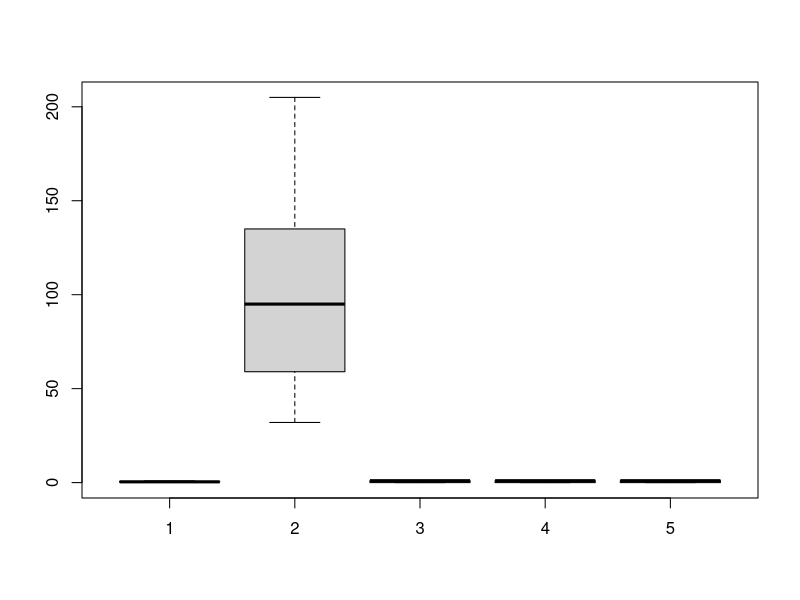
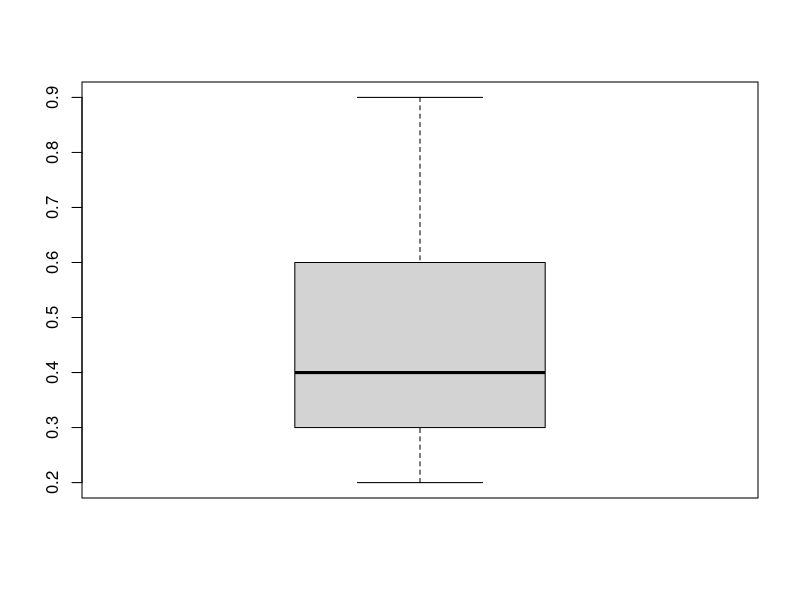
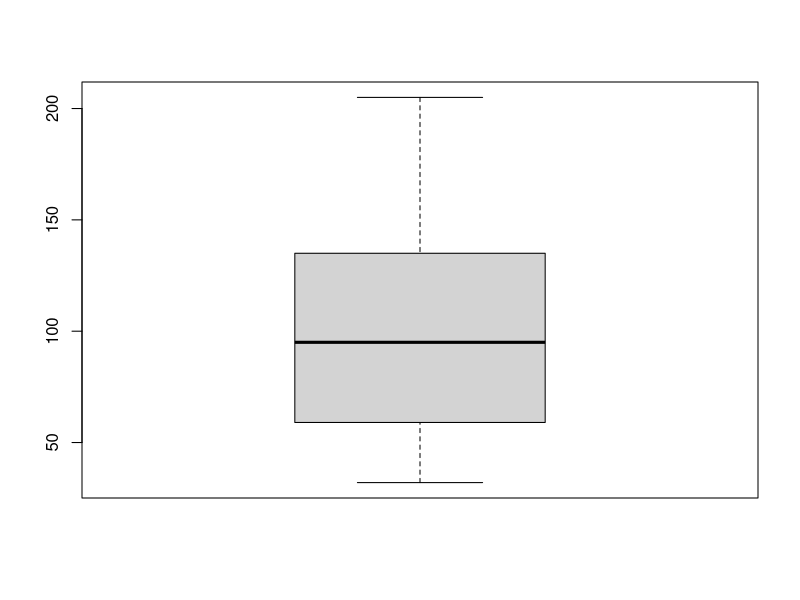
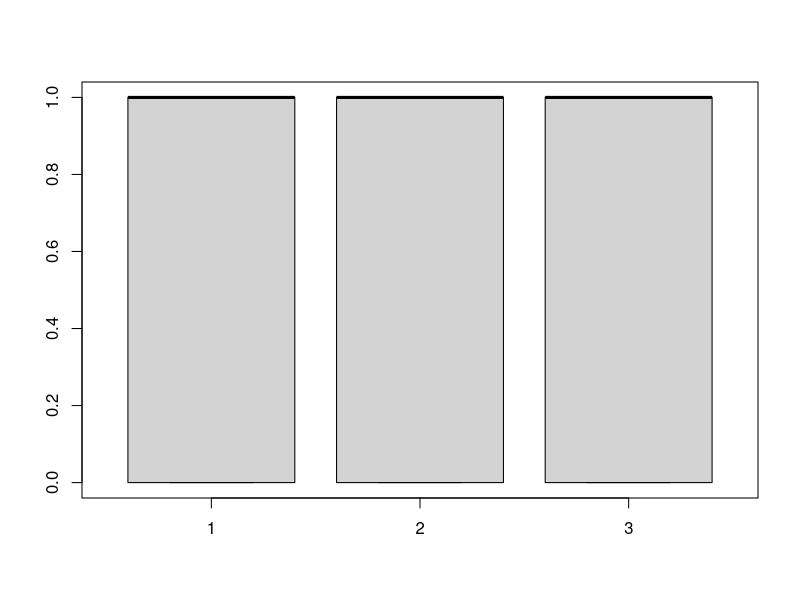
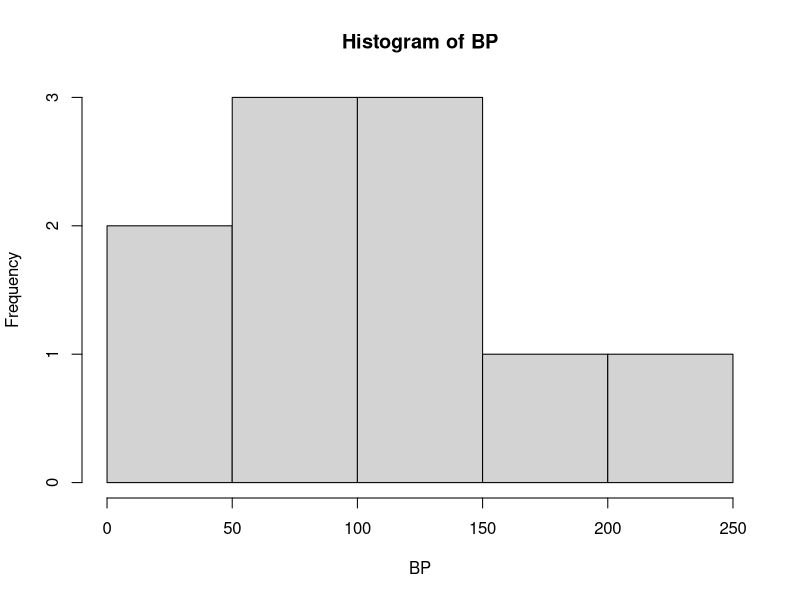
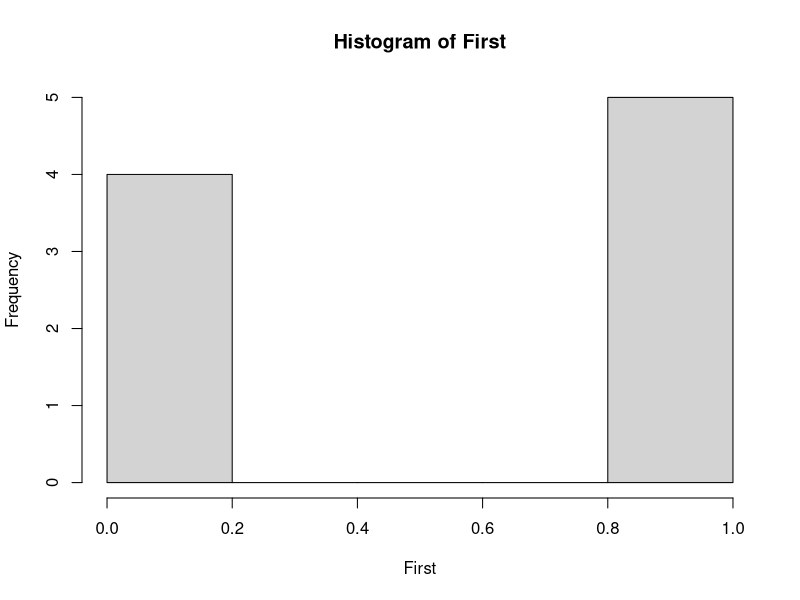
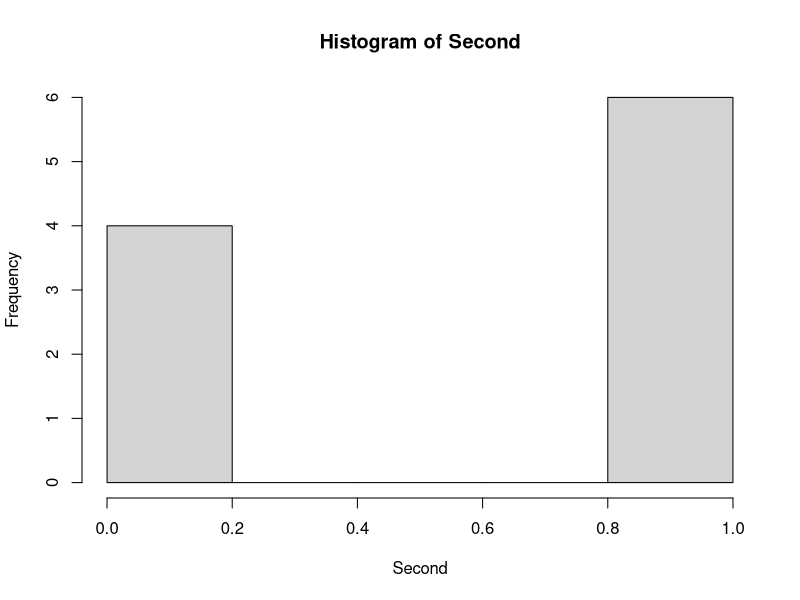
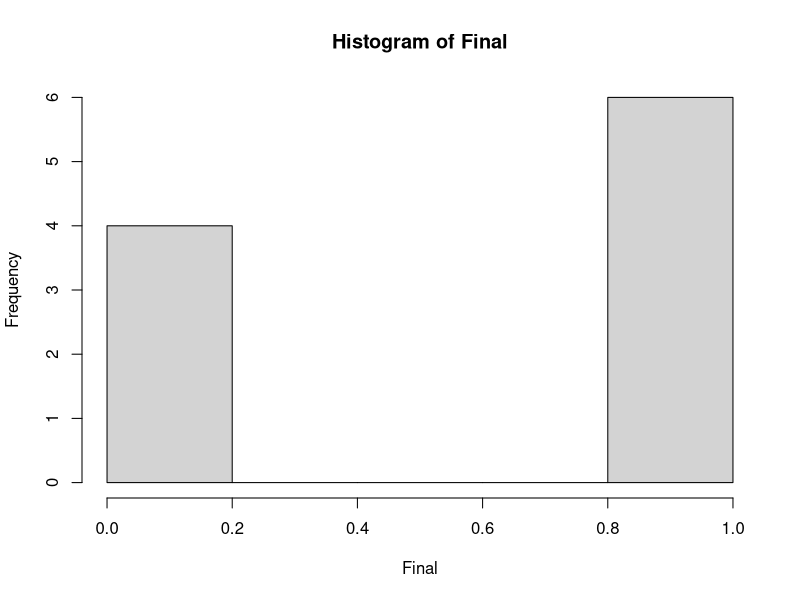

Source code (R) for these figures, in order:
Freq <- c(0.6,0.3,0.4,0.4,0.2,0.6,.3,0.4,0.9,0.2)
# frequency of hospital visits by patients during 12 month period
BP <- c(103,87,32,43,59,109,78,205,135,178)
# blood pressure of each individual patient
First <- c(1,1,1,1,0,0,0,0,NA,1)
# first doctor eval of BP, where 1=bad and 0=good
Second <- c(0,0,1,1,0,0,1,1,1,1)
Final <- c(0,1,0,1,0,1,0,1,1,1)
# second and final evals of BP, where 0=low and 1=high
# first doc needs to go back and relearn proper charting protocol
# seriously, consistency is important
hospital.df <- data.frame(Freq,BP,First,Second,Final)
# Just to see what the difference is between a data frame and a boxplot
# There is a very large difference
boxplot(Freq,BP,First,Second,Final)
# first attempt at boxplot. BP is too large for other values and should be separated as such:
boxplot(Freq)
boxplot(BP)
boxplot(First,Second,Final)
# 0-1 integers in a boxplot are not very useful
hist(BP)
# frequency of BP listed in intervals of 50
hist(First)
# frequency of patients being 'good' (0) or 'bad' (1), leaving out the NA
hist(Second)
# frequency of patients being listed as 'low' (0) or 'high' (1)
hist(Final)
# frequency of patients being listed as 'low' (0) or 'high' (1)